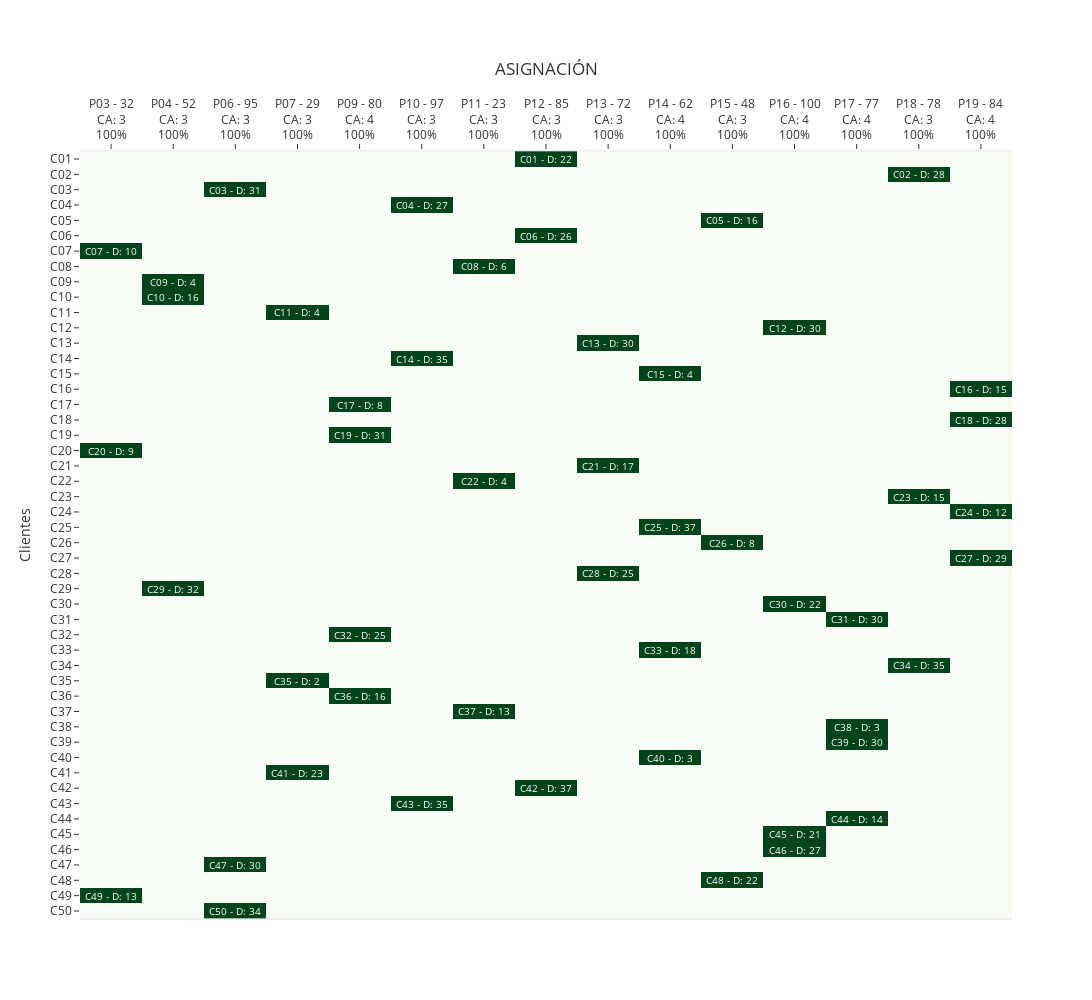

This figure's notebook cell:
### Code cell
fig = go.Figure()

fig.add_trace(
    go.Heatmap(
        z=df_resultados.values,
        x=df_resultados.columns.map(
            lambda i: f"P{i:02d} - {PLANTAS_ABIERTAS[i]['CAPACIDAD_PLANTA']}<br />CA: {len(PLANTAS_ABIERTAS[i]['CLIENTES_ATENDIDOS'])}<br />{PLANTAS_ABIERTAS[i]['CAPACIDAD_PLANTA'] / PLANTAS_ABIERTAS[i]['CAPACIDAD_PLANTA']:.0%}"
        ),
        y=df_resultados.index.map(lambda i: f"C{i:02d}"),
        colorscale="greens",
        showscale=False,
    )
)

# Añadiendo anotaciones donde el valor es 1
annotations = []
for i in range(df_resultados.shape[0]):
    for j in range(df_resultados.shape[1]):
        if df_resultados.iat[i, j] == 1:
            c = df_resultados.index[i]
            annotations.append(
                go.layout.Annotation(
                    x=j,
                    y=i,
                    text=f"C{c:02d} - D: {df_demanda.loc[c, 'Demanda']}",
                    showarrow=False,
                    font=dict(color="white", size=10),
                    align="center",
                )
            )

# Actualizar el diseño de la figura
fig.update_layout(
    title="ASIGNACIÓN",
    height=1000,
    width=1200,
    template="ggplot2",
    annotations=annotations,
    xaxis=dict(title=None, side="top"),
    yaxis=dict(title="Clientes", autorange="reversed"),
    margin=dict(t=150),
)

fig.show()

### Figure 1 — Plotly figure (JSON) as saved in the notebook; plotly's stock layout.template omitted (floating-point values rounded to 4 significant figures; data arrays with more than 128 entries replaced by an {"elided": "..."} marker saying what was removed)
{"data": [{"colorscale": [[0, "rgb(247,252,245)"], [0.125, "rgb(229,245,224)"], [0.25, "rgb(199,233,192)"], [0.375, "rgb(161,217,155)"], [0.5, "rgb(116,196,118)"], [0.625, "rgb(65,171,93)"], [0.75, "rgb(35,139,69)"], [0.875, "rgb(0,109,44)"], [1, "rgb(0,68,27)"]], "showscale": false, "type": "heatmap", "x": ["P03 - 32<br />CA: 3<br />100%", "P04 - 52<br />CA: 3<br />100%", "P06 - 95<br />CA: 3<br />100%", "P07 - 29<br />CA: 3<br />100%", "P09 - 80<br />CA: 4<br />100%", "P10 - 97<br />CA: 3<br />100%", "P11 - 23<br />CA: 3<br />100%", "P12 - 85<br />CA: 3<br />100%", "P13 - 72<br />CA: 3<br />100%", "P14 - 62<br />CA: 4<br />100%", "P15 - 48<br />CA: 3<br />100%", "P16 - 100<br />CA: 4<br />100%", "P17 - 77<br />CA: 4<br />100%", "P18 - 78<br />CA: 3<br />100%", "P19 - 84<br />CA: 4<br />100%"], "y": ["C01", "C02", "C03", "C04", "C05", "C06", "C07", "C08", "C09", "C10", "C11", "C12", "C13", "C14", "C15", "C16", "C17", "C18", "C19", "C20", "C21", "C22", "C23", "C24", "C25", "C26", "C27", "C28", "C29", "C30", "C31", "C32", "C33", "C34", "C35", "C36", "C37", "C38", "C39", "C40", "C41", "C42", "C43", "C44", "C45", "C46", "C47", "C48", "C49", "C50"], "z": {"elided": "50x15 int values"}}], "layout": {"annotations": [{"align": "center", "font": {"color": "white", "size": 10}, "showarrow": false, "text": "C01 - D: 22", "x": 7, "y": 0}, {"align": "center", "font": {"color": "white", "size": 10}, "showarrow": false, "text": "C02 - D: 28", "x": 13, "y": 1}, {"align": "center", "font": {"color": "white", "size": 10}, "showarrow": false, "text": "C03 - D: 31", "x": 2, "y": 2}, {"align": "center", "font": {"color": "white", "size": 10}, "showarrow": false, "text": "C04 - D: 27", "x": 5, "y": 3}, {"align": "center", "font": {"color": "white", "size": 10}, "showarrow": false, "text": "C05 - D: 16", "x": 10, "y": 4}, {"align": "center", "font": {"color": "white", "size": 10}, "showarrow": false, "text": "C06 - D: 26", "x": 7, "y": 5}, {"align": "center", "font": {"color": "white", "size": 10}, "showarrow": false, "text": "C07 - D: 10", "x": 0, "y": 6}, {"align": "center", "font": {"color": "white", "size": 10}, "showarrow": false, "text": "C08 - D: 6", "x": 6, "y": 7}, {"align": "center", "font": {"color": "white", "size": 10}, "showarrow": false, "text": "C09 - D: 4", "x": 1, "y": 8}, {"align": "center", "font": {"color": "white", "size": 10}, "showarrow": false, "text": "C10 - D: 16", "x": 1, "y": 9}, {"align": "center", "font": {"color": "white", "size": 10}, "showarrow": false, "text": "C11 - D: 4", "x": 3, "y": 10}, {"align": "center", "font": {"color": "white", "size": 10}, "showarrow": false, "text": "C12 - D: 30", "x": 11, "y": 11}, {"align": "center", "font": {"color": "white", "size": 10}, "showarrow": false, "text": "C13 - D: 30", "x": 8, "y": 12}, {"align": "center", "font": {"color": "white", "size": 10}, "showarrow": false, "text": "C14 - D: 35", "x": 5, "y": 13}, {"align": "center", "font": {"color": "white", "size": 10}, "showarrow": false, "text": "C15 - D: 4", "x": 9, "y": 14}, {"align": "center", "font": {"color": "white", "size": 10}, "showarrow": false, "text": "C16 - D: 15", "x": 14, "y": 15}, {"align": "center", "font": {"color": "white", "size": 10}, "showarrow": false, "text": "C17 - D: 8", "x": 4, "y": 16}, {"align": "center", "font": {"color": "white", "size": 10}, "showarrow": false, "text": "C18 - D: 28", "x": 14, "y": 17}, {"align": "center", "font": {"color": "white", "size": 10}, "showarrow": false, "text": "C19 - D: 31", "x": 4, "y": 18}, {"align": "center", "font": {"color": "white", "size": 10}, "showarrow": false, "text": "C20 - D: 9", "x": 0, "y": 19}, {"align": "center", "font": {"color": "white", "size": 10}, "showarrow": false, "text": "C21 - D: 17", "x": 8, "y": 20}, {"align": "center", "font": {"color": "white", "size": 10}, "showarrow": false, "text": "C22 - D: 4", "x": 6, "y": 21}, {"align": "center", "font": {"color": "white", "size": 10}, "showarrow": false, "text": "C23 - D: 15", "x": 13, "y": 22}, {"align": "center", "font": {"color": "white", "size": 10}, "showarrow": false, "text": "C24 - D: 12", "x": 14, "y": 23}, {"align": "center", "font": {"color": "white", "size": 10}, "showarrow": false, "text": "C25 - D: 37", "x": 9, "y": 24}, {"align": "center", "font": {"color": "white", "size": 10}, "showarrow": false, "text": "C26 - D: 8", "x": 10, "y": 25}, {"align": "center", "font": {"color": "white", "size": 10}, "showarrow": false, "text": "C27 - D: 29", "x": 14, "y": 26}, {"align": "center", "font": {"color": "white", "size": 10}, "showarrow": false, "text": "C28 - D: 25", "x": 8, "y": 27}, {"align": "center", "font": {"color": "white", "size": 10}, "showarrow": false, "text": "C29 - D: 32", "x": 1, "y": 28}, {"align": "center", "font": {"color": "white", "size": 10}, "showarrow": false, "text": "C30 - D: 22", "x": 11, "y": 29}, {"align": "center", "font": {"color": "white", "size": 10}, "showarrow": false, "text": "C31 - D: 30", "x": 12, "y": 30}, {"align": "center", "font": {"color": "white", "size": 10}, "showarrow": false, "text": "C32 - D: 25", "x": 4, "y": 31}, {"align": "center", "font": {"color": "white", "size": 10}, "showarrow": false, "text": "C33 - D: 18", "x": 9, "y": 32}, {"align": "center", "font": {"color": "white", "size": 10}, "showarrow": false, "text": "C34 - D: 35", "x": 13, "y": 33}, {"align": "center", "font": {"color": "white", "size": 10}, "showarrow": false, "text": "C35 - D: 2", "x": 3, "y": 34}, {"align": "center", "font": {"color": "white", "size": 10}, "showarrow": false, "text": "C36 - D: 16", "x": 4, "y": 35}, {"align": "center", "font": {"color": "white", "size": 10}, "showarrow": false, "text": "C37 - D: 13", "x": 6, "y": 36}, {"align": "center", "font": {"color": "white", "size": 10}, "showarrow": false, "text": "C38 - D: 3", "x": 12, "y": 37}, {"align": "center", "font": {"color": "white", "size": 10}, "showarrow": false, "text": "C39 - D: 30", "x": 12, "y": 38}, {"align": "center", "font": {"color": "white", "size": 10}, "showarrow": false, "text": "C40 - D: 3", "x": 9, "y": 39}, {"align": "center", "font": {"color": "white", "size": 10}, "showarrow": false, "text": "C41 - D: 23", "x": 3, "y": 40}, {"align": "center", "font": {"color": "white", "size": 10}, "showarrow": false, "text": "C42 - D: 37", "x": 7, "y": 41}, {"align": "center", "font": {"color": "white", "size": 10}, "showarrow": false, "text": "C43 - D: 35", "x": 5, "y": 42}, {"align": "center", "font": {"color": "white", "size": 10}, "showarrow": false, "text": "C44 - D: 14", "x": 12, "y": 43}, {"align": "center", "font": {"color": "white", "size": 10}, "showarrow": false, "text": "C45 - D: 21", "x": 11, "y": 44}, {"align": "center", "font": {"color": "white", "size": 10}, "showarrow": false, "text": "C46 - D: 27", "x": 11, "y": 45}, {"align": "center", "font": {"color": "white", "size": 10}, "showarrow": false, "text": "C47 - D: 30", "x": 2, "y": 46}, {"align": "center", "font": {"color": "white", "size": 10}, "showarrow": false, "text": "C48 - D: 22", "x": 10, "y": 47}, {"align": "center", "font": {"color": "white", "size": 10}, "showarrow": false, "text": "C49 - D: 13", "x": 0, "y": 48}, {"align": "center", "font": {"color": "white", "size": 10}, "showarrow": false, "text": "C50 - D: 34", "x": 2, "y": 49}], "height": 1000, "margin": {"t": 150}, "title": {"text": "ASIGNACIÓN"}, "width": 1200, "xaxis": {"side": "top", "title": {}}, "yaxis": {"autorange": "reversed", "title": {"text": "Clientes"}}}}
